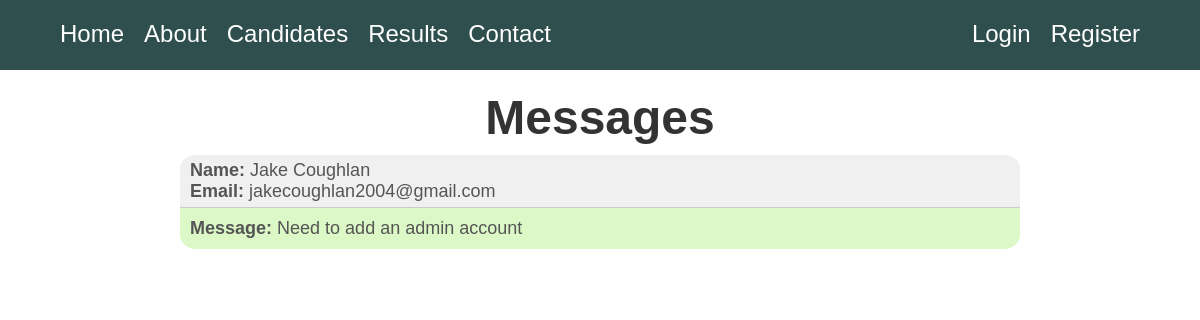
The app's page /messages.html with its own data.
### website/models.py (models this page shows)
class Message(db.Model):
    id = db.Column(db.Integer, primary_key=True)
    fname = db.Column(db.String(50))
    lname = db.Column(db.String(50))
    email = db.Column(db.String(100))
    message = db.Column(db.Text)

### website/views.py (the view)
@views.route("/messages.html")
def messages():
    messages = Message.query.all()
    return render_template('messages.html', messages=messages)

### website/templates/messages.html (shortened to what this page needs)
{% extends 'base.html' %}
{% block page_content %}
<html>
<head>
</head>
<body>
    <div class="messages">
        <h1>Messages</h1>
        {% for message in messages %}
            <div class="message">
                <div class="message-header">
                    <p><strong>Name:</strong> {{ message.fname }} {{ message.lname }}</p>
                    <p><strong>Email:</strong> {{ message.email }}</p>
                </div>
                <div class="message-body">
                    <p><strong>Message:</strong> {{ message.message }}</p>
                </div>
            </div>
        {% endfor %}
    </div>
</body>
</html>
{% endblock %}

### website/static/style.css (style rules this page uses)
* { margin: 0; padding: 0; }
.messages h1 { color: #333; margin-top: 20px; font-size: 48px; }
.message { max-width: 70%; margin: 10px auto; border-radius: 15px; background-color: #DCF8C6; overflow: hidden; }
.message-header { padding: 5px 10px; background-color: #F0F0F0; border-bottom: 1px solid #ccc; border-radius: 15px 15px 0 0; }
.message-body { padding: 10px; }
body { font-family: Arial, sans-serif; background-color: white; background-size: 100%; align-items: center; }
h1 { font-size: 400%; color: white; text-align: center; margin-top: 120px; }
p { font-size: 18px; color: #555; }

### records on screen
Message: fname "Jake", lname "Coughlan", email "jakecoughlan2004@gmail.com", message "Need to add an admin account"
